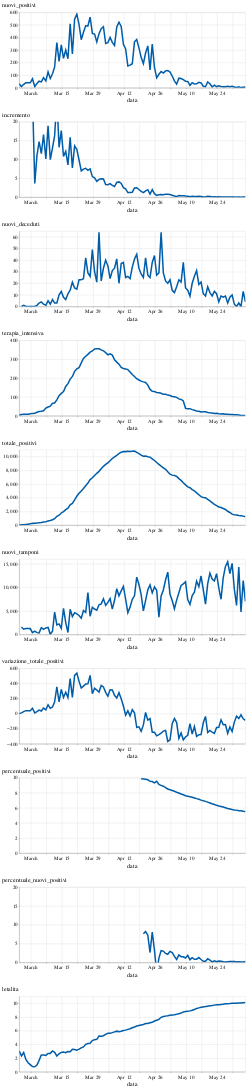

The code cell stored with this chart in its notebook:
### Code cell
viz.grafici_riassuntivi(reg_df)
